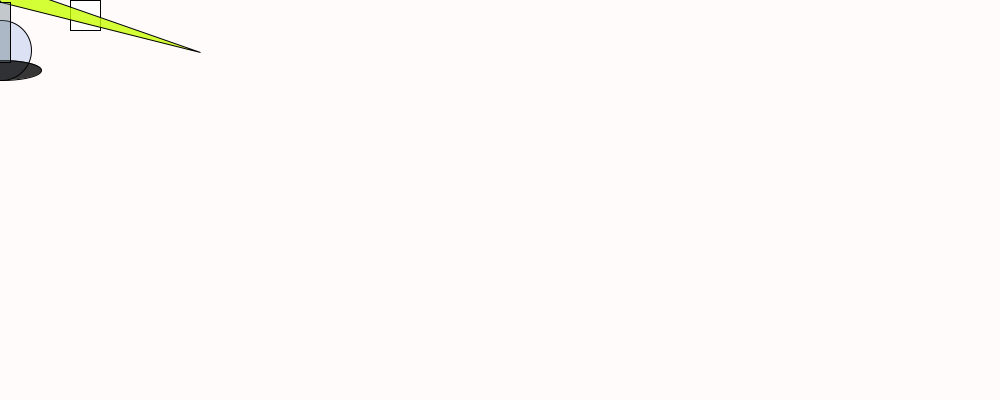
Frame 1 (no input)
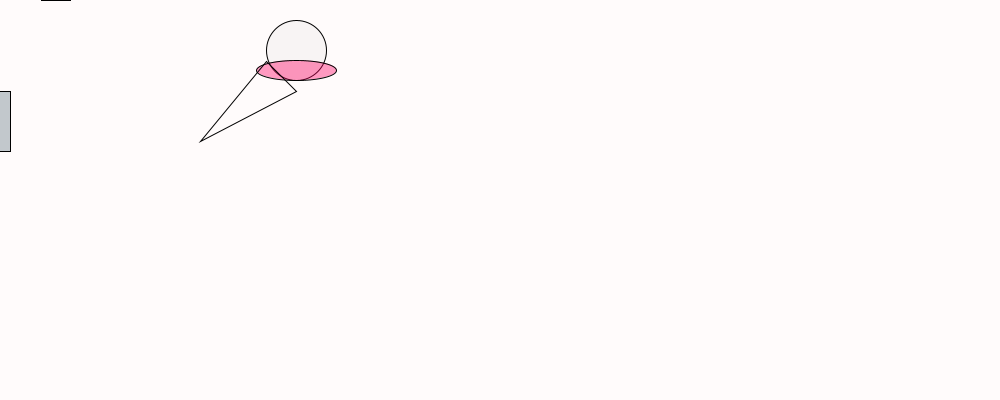
Frame 60 (the mouse pressed at the canvas centre just before this capture)
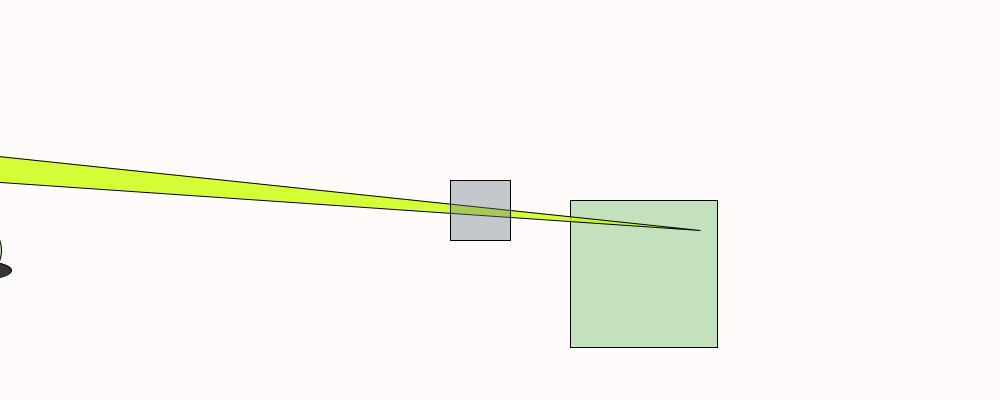
Frame 120 (the mouse held since frame 60 and released just before this capture)

The Processing sketch that drew these frames (run headless with seeded random() and noise(); from frame 60 on, the mouse is pressed at the canvas centre):

// Processing sketch: processing_99828
// ── processing_99828.pde

//declaraciÛn de variables eje
int size = 30;
float xpos = 0;
float ypos = 0;
float x1pos = 0;
float y1pos = 0;
float x2pos = 0;
float y2pos = 0;
float x3pos = 0;
float y3pos = 0;

//variables de direcciÛn
int xdirection = 1;
int ydirection = 1;
int x1direction = 1;
int y1direction = 1;
int x2direction = 1;
int y2direction = 1;
int x3direction = 1;
int y3direction = 1;

//variables de velocidad
float xspeed = 1.7;
float yspeed = 2.6;
float x1speed = 3.4;
float y1speed = 4.9;
float x2speed = 6.5;
float y2speed = 1.0;
float x3speed = 1.3;
float y3speed = 2.4;
void setup()
{
  size (1000,400);
  frameRate(30);
  //posiciÛn inicial de las variables
  xpos = xpos;
  ypos = ypos;
  x1pos = x1pos;
  y1pos = y1pos;
  x2pos = x2pos;
  y2pos = y2pos;
  x3pos = x3pos;
  y3pos = y3pos;
}
void draw()
{
  background(255,251,251);
  xpos = xpos + ( xspeed * xdirection );
  ypos = ypos + ( yspeed * ydirection );  
  x1pos = x1pos +( x1speed * x1direction );
  y1pos = y1pos + ( y1speed * y1direction );
  x2pos = x2pos + ( x2speed * x2direction );
  y2pos = y2pos + ( y2speed * y2direction );
  x3pos = x3pos + ( x3speed * x3direction );
  y3pos = y3pos + ( y3speed * ydirection );
  
  //condicionales de regreso
  if (xpos > 1000 || xpos < 0){
    xdirection *= -1;
  }
  if (ypos >= 400 || ypos < 0){
    ydirection *= -1;
  }
  if (x1pos > 1000 || x1pos < 0){
    x1direction*= -1;
  }
  if (y1pos >= 400 || y1pos < 0){
    y1direction *= -1;
  }
  if (x2pos > 1000 || x2pos < 0){
    x2direction *= -1;
  }
  if (y2pos > 400 || y2pos < 0){
    y2direction *= -1;   
  }
  if (x3pos > 1000 || x3pos < 0){
    x3direction *= -1;
  }
  if (y3pos >  400 || y3pos < 0){
    y3direction *= 1;
  }
  
  
  
  //figuras
  rect(mouseX + 70,mouseY,size,size);
  if ((xpos < 133)&&(xpos > 0)){
    xspeed = 10 ; //velocidad de este segmento
    fill(100,130,220,070); //color de la figura en este segmento
  }
  if ((xpos < 266)&&(xpos > 133)){
    xspeed = 2.5;
    fill(0,030,200,100);
  }
  if ((xpos > 266)&&(xpos < 400)){
    xspeed = xspeed + 2;
    fill(020,050,050,010);
  }
  
  
  
  ellipse(xpos,mouseY+50,60,60);
  if ((x1pos < 144)&&(x1pos > 0)){
    x1speed = 0.5;
    fill(0,0,0,200);
  }
  if ((x1pos < 266) && (x1pos > 133)){
    x1speed = x1speed +2;
    fill(0,070,050,100);
  }
  if ((xpos > 266)&&(xpos < 400)){
    x1speed = x1speed +1;
    fill(280,0,100,100);
  }
  
  
  
  
    ellipse(xpos,mouseY+70,80,20);
  if ((x1pos < 50)&&(x1pos > 0)){
    x1speed = 0.7;
    fill(200,255,0,200);
  }
  if ((x1pos < 166) && (x1pos > 233)){
    x1speed = x1speed +3;
    fill(150,100,90,160);
  }
  if ((xpos > 166)&&(xpos < 300)){
    x1speed = x1speed +1;
    fill(280,100,200,0);
  }
  
  
  
  triangle(xpos,ypos,xpos-30,ypos-30,mouseX+200,ypos+50);
  if ((ypos <=300) && (ypos >=0)) {
    yspeed = 1.5;
    fill(200,100,120,100);
  }
  if ((y1pos <=200) && (y1pos >=0)) {
    y1speed = 2;
    fill(100,120,130,100);
  }
  if ((ypos >= 200) && (ypos <=height)){
    yspeed = 4;
    fill(100,020,200,100);
  }
  if ((y1pos >= 200) && (y1pos <= height)){
    y1speed = 6;
    fill(100,100,030,100);
  }
  
  
  rect (mouseX-50,ypos,60,60);
  xspeed = 05; 
  if ((y3pos<=200) && (y3pos>=0)) {
    y3speed= 1;
    fill(140,200,130,130);
  }
  if ((y3pos>= 200) && (y3pos<=height)){
    y3speed= 2.5;
    fill (050,100,100,100); 
  }
  if ((y3pos >= 100) && (y3pos <= height)){
    y3speed = 3.8;
    fill(15,0,150,100);
  }
  if (mousePressed) {

    xspeed = xspeed +25;
    yspeed = yspeed +20;
    x1speed = x1speed +15;
    y1speed = y1speed+7;
    x2speed = y2speed +19;
    y2speed = y2speed +70;
    size = size + 3;
  } 
  else {
    x1speed = x1speed;
    size = size -1;
  }
}
